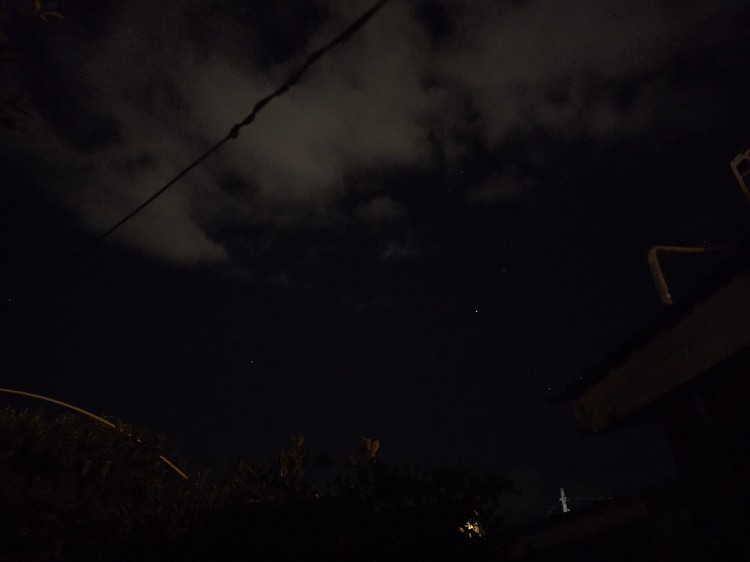
#> input picture input.jpg, 750 x 562 px, found by its file name
$ jupyter execute --allow-errors PS.ipynb
#> lines starting #> are read from the running program, lines starting #| are printed output that depends on the picture
[cell 1]
from pynq import Overlay
from pynq import allocate
import numpy as np
from PIL import Image
import matplotlib.pyplot as plt
import time

#> (the rest of this cell did not finish here and is left out)

[cell 2]
# [29 lines left out: functions cdma_transfer, PL_restart, not called in this run]

def PL_enable():
    gpio0.channel2.write(0x1, 0x1)

def PL_disable():
    gpio0.channel2.write(0x0, 0x1)

def transition_end():
    gpio1.channel1.write(0x1, 0x1)

def transitioning():
    gpio1.channel1.write(0x0, 0x1)

def ack():
    return gpio2.channel1.read()

def vaild():
    return gpio2.channel2.read()

def done():
    return gpio3.channel1.read()

[cell 3]
IMG_W, IMG_H = 512, 512
CHANNELS = 4
SPLIT_NUM = 8
PADDING_ROWS = 1

core_height = IMG_H // SPLIT_NUM
transfer_height = core_height + (PADDING_ROWS * 2)
transfer_pixels = transfer_height * IMG_W
transfer_bytes = transfer_pixels * CHANNELS

print(f"核心高度: {core_height}, 傳輸高度: {transfer_height}")
print(f"每次傳輸大小: {transfer_bytes} bytes")

image_path = "input.jpg"
original_img = Image.open(image_path).convert('RGBA')
original_img = original_img.resize((IMG_W, IMG_H))
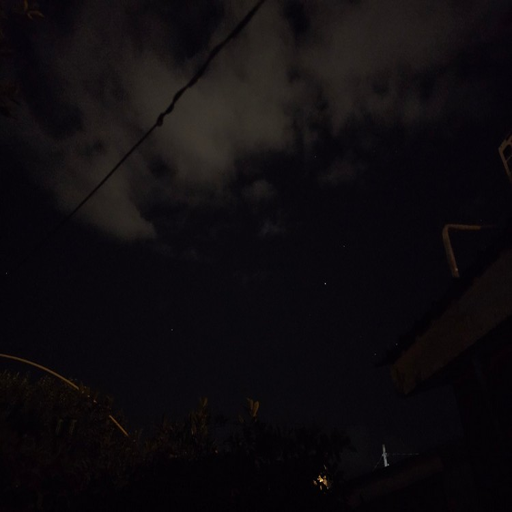
#> original_img: PIL image 512x512 RGBA; mean R, G, B, A 14.6, 11.5, 14.3, 255

full_img_np = np.array(original_img)
final_result = np.zeros((IMG_H, IMG_W, CHANNELS), dtype=np.uint8)

try:
    input_buffer.freebuffer()
    output_buffer.freebuffer()
except NameError:
    pass # 第一次執行時變數不存在，忽略

#> (the rest of this cell did not finish here and is left out)

[cell 4]
plt.figure(figsize=(20, 10))
plt.subplot(1, 2, 1)
plt.title("Original")
plt.imshow(full_img_np)

plt.subplot(1, 2, 2)
plt.title("Processed (Overlap Method)")
plt.imshow(final_result[:, :, 0:3])
plt.show()
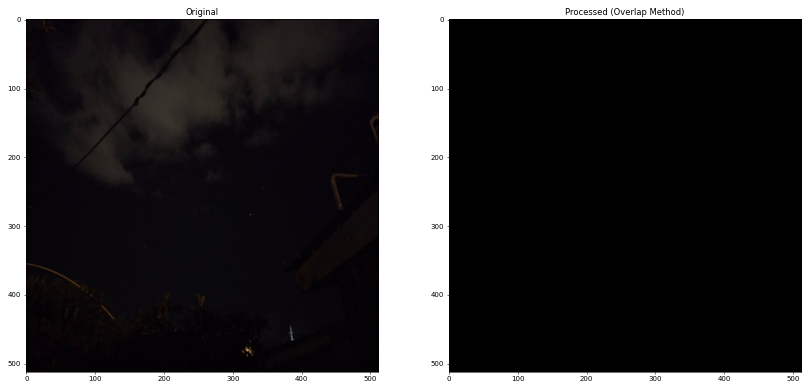
#> figure drawn by matplotlib, 2 panels

#> (the rest of this cell did not finish here and is left out)
